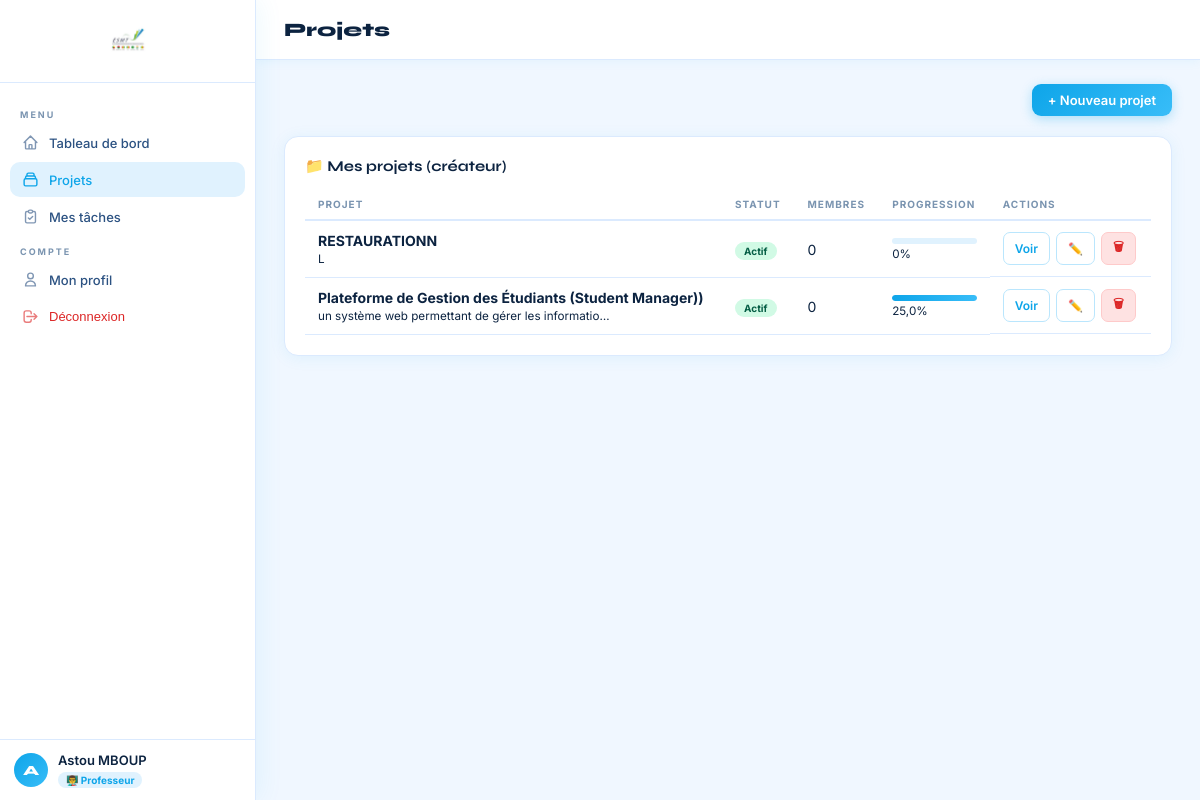
The page /projects/ (signed in) on the database its author committed.
### users/models.py (models this page shows, shortened)
class User(AbstractUser):
    ROLE_ETUDIANT = 'etudiant'
    ROLE_PROFESSEUR = 'professeur'
    ROLE_CHOICES = [
        (ROLE_ETUDIANT, 'Étudiant'),
        (ROLE_PROFESSEUR, 'Professeur'),
    ]
    role = models.CharField(max_length=20, choices=ROLE_CHOICES, default=ROLE_ETUDIANT)
    avatar = models.ImageField(upload_to='avatars/', null=True, blank=True)
    bio = models.TextField(blank=True)
    class Meta:
        verbose_name = 'Utilisateur'
        verbose_name_plural = 'Utilisateurs'
    @property
    def is_professeur(self):
        return self.role == self.ROLE_PROFESSEUR

### projects/models.py (models this page shows, shortened)
class Project(models.Model):
    STATUS_CHOICES = [
        ('actif', 'Actif'),
        ('en_pause', 'En pause'),
        ('termine', 'Terminé'),
        ('archive', 'Archivé'),
    ]
    name = models.CharField(max_length=200)
    description = models.TextField(blank=True)
    creator = models.ForeignKey(User, on_delete=models.CASCADE, related_name='created_projects')
    members = models.ManyToManyField(User, related_name='member_projects', blank=True)
    status = models.CharField(max_length=20, choices=STATUS_CHOICES, default='actif')
    start_date = models.DateField(null=True, blank=True)
    end_date = models.DateField(null=True, blank=True)
    created_at = models.DateTimeField(auto_now_add=True)
    updated_at = models.DateTimeField(auto_now=True)
    class Meta:
        ordering = ['-created_at']
    def get_completion_rate(self):
        total = self.tasks.count()
        if total == 0:
            return 0
        completed = self.tasks.filter(status='termine').count()
        return round((completed / total) * 100, 1)

### projects/views.py (the view)
# urls.py: path('', views.project_list_view, name='project-list'),
@login_required
def project_list_view(request):
    user = request.user
    created = Project.objects.filter(creator=user)
    member_of = Project.objects.filter(members=user)
    return render(request, 'projects/list.html', {'created': created, 'member_of': member_of})

### templates/projects/list.html (shortened to what this page needs)
{% extends 'base.html' %}
{% block page_title %}Projets{% endblock %}
{% block content %}
<div style="display:flex;justify-content:flex-end;margin-bottom:20px;">
  <a href="{% url 'project-create' %}" class="btn btn-primary">+ Nouveau projet</a>
</div>
{% if created %}
<div class="card">
  <div class="card-title">📁 Mes projets (créateur)</div>
  <table>
    <thead><tr><th>Projet</th><th>Statut</th><th>Membres</th><th>Progression</th><th>Actions</th></tr></thead>
    <tbody>
      {% for p in created %}
      <tr>
        <td><strong>{{ p.name }}</strong><br><small style="color:var(--text-muted);">{{ p.description|truncatechars:50 }}</small></td>
        <td>
          {% if p.status == 'actif' %}<span class="badge badge-success">Actif</span>
          {% elif p.status == 'termine' %}<span class="badge badge-info">Terminé</span>
          {% elif p.status == 'en_pause' %}<span class="badge badge-warning">En pause</span>
          {% else %}<span class="badge">{{ p.get_status_display }}</span>{% endif %}
        </td>
        <td>{{ p.members.count }}</td>
        <td>
          <div class="progress-bar"><div class="progress-fill" style="width:{{ p.get_completion_rate }}%;"></div></div>
          <small style="color:var(--text-muted);">{{ p.get_completion_rate }}%</small>
        </td>
        <td style="display:flex;gap:6px;">
          <a href="{% url 'project-detail' p.pk %}" class="btn btn-outline btn-sm">Voir</a>
          <a href="{% url 'project-edit' p.pk %}" class="btn btn-outline btn-sm">✏️</a>
          <a href="{% url 'project-delete' p.pk %}" class="btn btn-danger btn-sm">🗑</a>
        </td>
      </tr>
      {% endfor %}
    </tbody>
  </table>
</div>
{% endif %}
{% endblock %}

### templates/base.html (shortened to what this page needs)
<!DOCTYPE html>
<html lang="fr">
<head>
</head>
<body>
<aside class="sidebar">
  <div class="sidebar-logo">
    <img alt="ESMT Logo"/>
  </div>
  <nav class="sidebar-nav">
    <div class="nav-section">Menu</div>
    <a href="{% url 'dashboard' %}" class="nav-item {% if 'dashboard' in request.resolver_match.url_name %}active{% endif %}">
      <svg width="17" height="17" fill="none" stroke="currentColor" viewBox="0 0 24 24"><path stroke-linecap="round" stroke-linejoin="round" stroke-width="2" d="M3 12l2-2m0 0l7-7 7 7M5 10v10a1 1 0 001 1h3m10-11l2 2m-2-2v10a1 1 0 01-1 1h-3m-6 0a1 1 0 001-1v-4a1 1 0 011-1h2a1 1 0 011 1v4a1 1 0 001 1m-6 0h6"/></svg>
      Tableau de bord
    </a>
    <a href="{% url 'project-list' %}" class="nav-item {% if 'project' in request.resolver_match.url_name %}active{% endif %}">
      <svg width="17" height="17" fill="none" stroke="currentColor" viewBox="0 0 24 24"><path stroke-linecap="round" stroke-linejoin="round" stroke-width="2" d="M19 11H5m14 0a2 2 0 012 2v6a2 2 0 01-2 2H5a2 2 0 01-2-2v-6a2 2 0 012-2m14 0V9a2 2 0 00-2-2M5 11V9a2 2 0 012-2m0 0V5a2 2 0 012-2h6a2 2 0 012 2v2M7 7h10"/></svg>
      Projets
    </a>
    <a href="{% url 'task-list' %}" class="nav-item {% if 'task' in request.resolver_match.url_name %}active{% endif %}">
      <svg width="17" height="17" fill="none" stroke="currentColor" viewBox="0 0 24 24"><path stroke-linecap="round" stroke-linejoin="round" stroke-width="2" d="M9 5H7a2 2 0 00-2 2v12a2 2 0 002 2h10a2 2 0 002-2V7a2 2 0 00-2-2h-2M9 5a2 2 0 002 2h2a2 2 0 002-2M9 5a2 2 0 012-2h2a2 2 0 012 2m-6 9l2 2 4-4"/></svg>
      Mes tâches
    </a>
    <div class="nav-section">Compte</div>
    <a href="{% url 'profile' %}" class="nav-item {% if request.resolver_match.url_name == 'profile' %}active{% endif %}">
      <svg width="17" height="17" fill="none" stroke="currentColor" viewBox="0 0 24 24"><path stroke-linecap="round" stroke-linejoin="round" stroke-width="2" d="M16 7a4 4 0 11-8 0 4 4 0 018 0zM12 14a7 7 0 00-7 7h14a7 7 0 00-7-7z"/></svg>
      Mon profil
    </a>
    <form method="post" action="{% url 'logout' %}" style="margin:0;">
      <button type="submit" class="nav-item danger" style="width:100%;border:none;background:none;cursor:pointer;text-align:left;">
        <svg width="17" height="17" fill="none" stroke="currentColor" viewBox="0 0 24 24"><path stroke-linecap="round" stroke-linejoin="round" stroke-width="2" d="M17 16l4-4m0 0l-4-4m4 4H7m6 4v1a3 3 0 01-3 3H6a3 3 0 01-3-3V7a3 3 0 013-3h4a3 3 0 013 3v1"/></svg>
        Déconnexion
      </button>
    </form>
  </nav>
  {% if user.is_authenticated %}
  <div class="sidebar-user">
    <div class="user-av">{{ user.username|first|upper }}</div>
    <div>
      <div class="user-name">{{ user.get_full_name|default:user.username }}</div>
      <span class="user-role {% if not user.is_professeur %}etudiant{% endif %}">
        {% if user.is_professeur %}👨‍🏫 Professeur{% else %}🎓 Étudiant{% endif %}
      </span>
    </div>
  </div>
  {% endif %}
</aside>
<div class="main">
  <div class="topbar">
    <div class="topbar-title">{% block page_title %}{% endblock %}</div>
  </div>
  <div class="content">
    {% block content %}{% endblock %}
  </div>
</div>
</body>
</html>

### rows shown on the page
User: username|first "A", get_full_name "Astou MBOUP"
Project: name "RESTAURATIONN", description "L", status "Actif", members.count "0", get_completion_rate "0"
Project: name "Plateforme de Gestion des Étudiants (Student Manager))", description "un système web permettant de gérer les informatio…", status "Actif", members.count "0", get_completion_rate "25,0"
